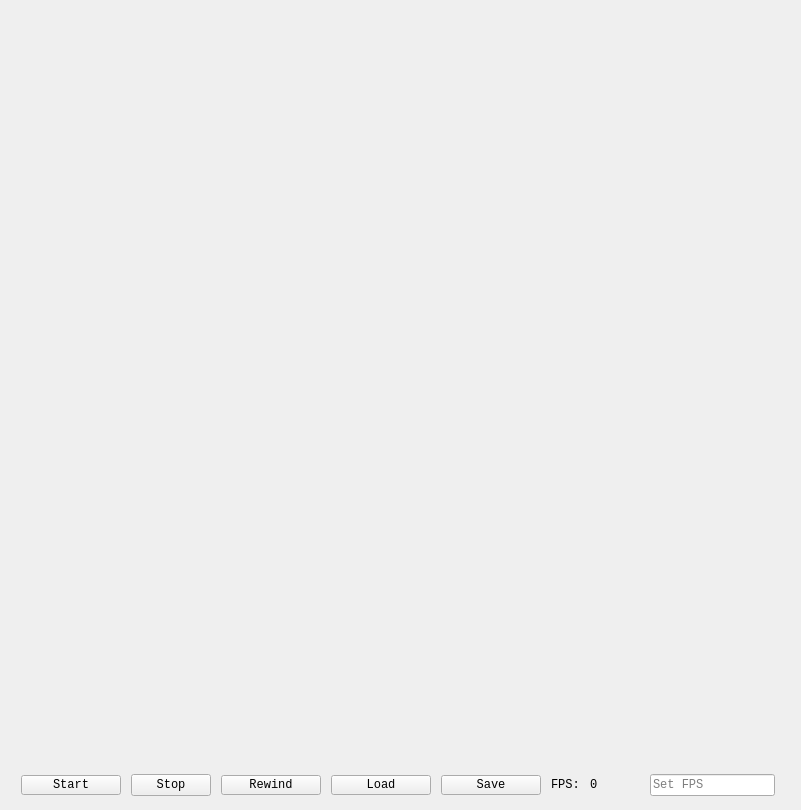
<?xml version="1.0" encoding="UTF-8"?>
<ui version="4.0">
 <class>MainWindow</class>
 <widget class="QMainWindow" name="MainWindow">
  <property name="geometry">
   <rect>
    <x>0</x>
    <y>0</y>
    <width>801</width>
    <height>810</height>
   </rect>
  </property>
  <property name="sizePolicy">
   <sizepolicy hsizetype="Maximum" vsizetype="Maximum">
    <horstretch>0</horstretch>
    <verstretch>0</verstretch>
   </sizepolicy>
  </property>
  <property name="font">
   <font>
    <family>Monospace</family>
   </font>
  </property>
  <property name="windowTitle">
   <string>Game Of Life</string>
  </property>
  <widget class="QWidget" name="centralWidget">
   <widget class="QWidget" name="verticalLayoutWidget">
    <property name="geometry">
     <rect>
      <x>0</x>
      <y>0</y>
      <width>801</width>
      <height>761</height>
     </rect>
    </property>
    <layout class="QVBoxLayout" name="verticalLayout">
     <property name="sizeConstraint">
      <enum>QLayout::SetMaximumSize</enum>
     </property>
     <item>
      <layout class="QVBoxLayout" name="gameLayout">
       <property name="spacing">
        <number>0</number>
       </property>
       <property name="sizeConstraint">
        <enum>QLayout::SetMaximumSize</enum>
       </property>
      </layout>
     </item>
    </layout>
   </widget>
   <widget class="QWidget" name="layoutWidget">
    <property name="geometry">
     <rect>
      <x>0</x>
      <y>760</y>
      <width>801</width>
      <height>51</height>
     </rect>
    </property>
    <layout class="QHBoxLayout" name="controlLayout">
     <property name="spacing">
      <number>0</number>
     </property>
     <item>
      <widget class="QPushButton" name="startButton">
       <property name="sizePolicy">
        <sizepolicy hsizetype="Fixed" vsizetype="Maximum">
         <horstretch>0</horstretch>
         <verstretch>0</verstretch>
        </sizepolicy>
       </property>
       <property name="maximumSize">
        <size>
         <width>100</width>
         <height>20</height>
        </size>
       </property>
       <property name="text">
        <string>Start</string>
       </property>
      </widget>
     </item>
     <item>
      <widget class="QPushButton" name="stopButton">
       <property name="sizePolicy">
        <sizepolicy hsizetype="Fixed" vsizetype="Fixed">
         <horstretch>0</horstretch>
         <verstretch>0</verstretch>
        </sizepolicy>
       </property>
       <property name="text">
        <string>Stop</string>
       </property>
      </widget>
     </item>
     <item>
      <widget class="QPushButton" name="rewindButton">
       <property name="sizePolicy">
        <sizepolicy hsizetype="Fixed" vsizetype="Fixed">
         <horstretch>0</horstretch>
         <verstretch>0</verstretch>
        </sizepolicy>
       </property>
       <property name="maximumSize">
        <size>
         <width>100</width>
         <height>20</height>
        </size>
       </property>
       <property name="text">
        <string>Rewind</string>
       </property>
      </widget>
     </item>
     <item>
      <widget class="QPushButton" name="loadButton">
       <property name="sizePolicy">
        <sizepolicy hsizetype="Fixed" vsizetype="Fixed">
         <horstretch>0</horstretch>
         <verstretch>0</verstretch>
        </sizepolicy>
       </property>
       <property name="maximumSize">
        <size>
         <width>100</width>
         <height>20</height>
        </size>
       </property>
       <property name="text">
        <string>Load</string>
       </property>
      </widget>
     </item>
     <item>
      <widget class="QPushButton" name="saveButton">
       <property name="sizePolicy">
        <sizepolicy hsizetype="Fixed" vsizetype="Fixed">
         <horstretch>0</horstretch>
         <verstretch>0</verstretch>
        </sizepolicy>
       </property>
       <property name="maximumSize">
        <size>
         <width>100</width>
         <height>20</height>
        </size>
       </property>
       <property name="text">
        <string>Save</string>
       </property>
      </widget>
     </item>
     <item>
      <widget class="QLabel" name="label">
       <property name="sizePolicy">
        <sizepolicy hsizetype="Maximum" vsizetype="Maximum">
         <horstretch>0</horstretch>
         <verstretch>0</verstretch>
        </sizepolicy>
       </property>
       <property name="text">
        <string>FPS:</string>
       </property>
      </widget>
     </item>
     <item>
      <widget class="QLabel" name="fpsLabel">
       <property name="sizePolicy">
        <sizepolicy hsizetype="Fixed" vsizetype="Fixed">
         <horstretch>0</horstretch>
         <verstretch>0</verstretch>
        </sizepolicy>
       </property>
       <property name="minimumSize">
        <size>
         <width>50</width>
         <height>20</height>
        </size>
       </property>
       <property name="maximumSize">
        <size>
         <width>50</width>
         <height>20</height>
        </size>
       </property>
       <property name="text">
        <string>0</string>
       </property>
      </widget>
     </item>
     <item>
      <widget class="QLineEdit" name="fpsInput">
       <property name="sizePolicy">
        <sizepolicy hsizetype="Fixed" vsizetype="Fixed">
         <horstretch>0</horstretch>
         <verstretch>0</verstretch>
        </sizepolicy>
       </property>
       <property name="placeholderText">
        <string>Set FPS</string>
       </property>
      </widget>
     </item>
    </layout>
   </widget>
  </widget>
 </widget>
 <layoutdefault spacing="6" margin="11"/>
 <resources/>
 <connections/>
</ui>
